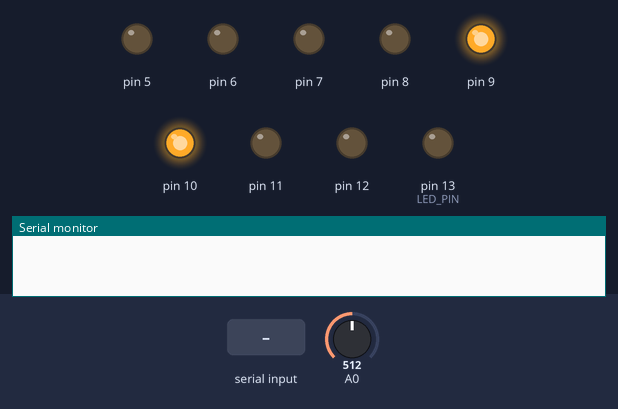
Bench run of a sketch on a simulated Arduino Uno, built with avr-gcc and run on an emulated ATmega328P. Parts: output pins drawn as LEDs (lit = HIGH), the last lines printed to the serial monitor. Inputs (shaded band) come from the test bench; at power-on: A0 = 512.

Above: at 1.2 s.
1.3 s: "U\n" received over Serial
At 2.6 s:
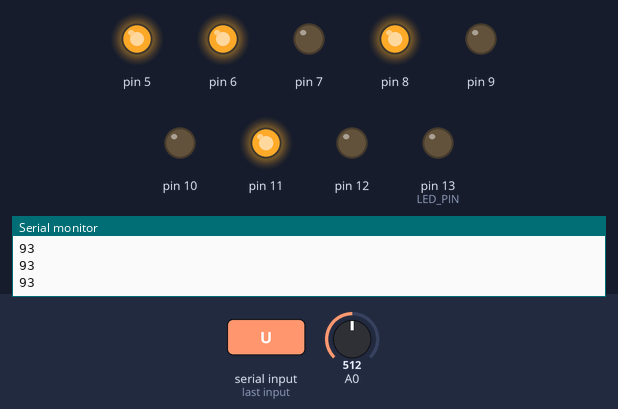
2.9 s: "MU\n" received over Serial
At 3.9 s:
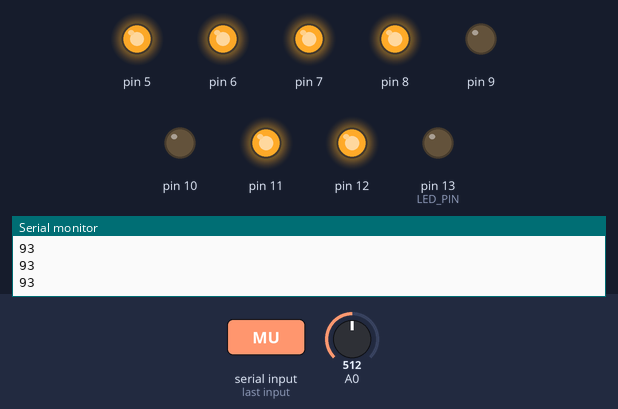
5.9 s: "MD\n" received over Serial
At 6.2 s:
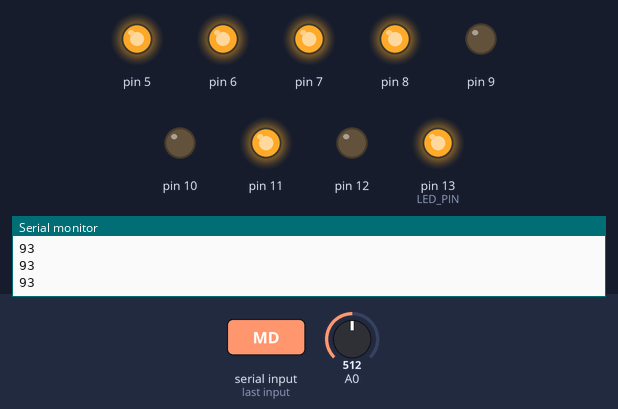
8.9 s: "D\n" received over Serial
At 9.8 s:
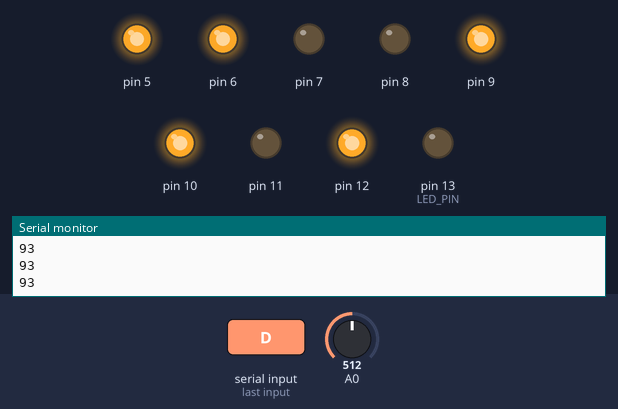
10.5 s: "S\n" received over Serial
At 11.1 s:
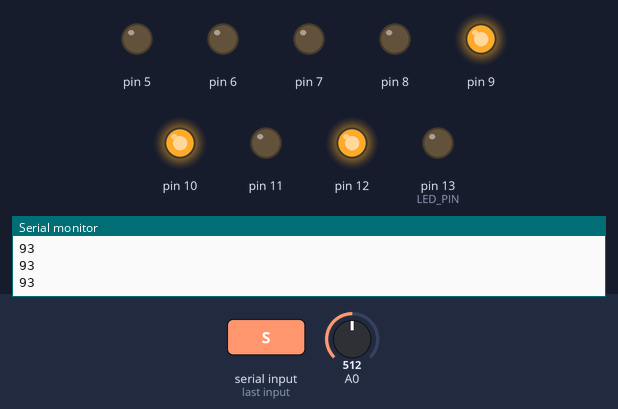
12.1 s: "MU\n" received over Serial
At 13.6 s:
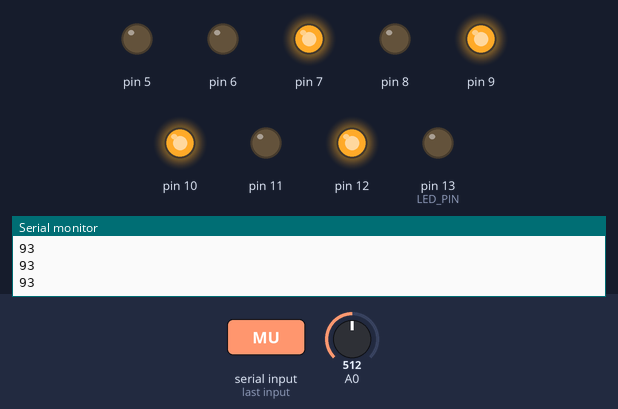
Timing chart, 0 to 16.1 s (numbered marks = the images above; inputs shaded):
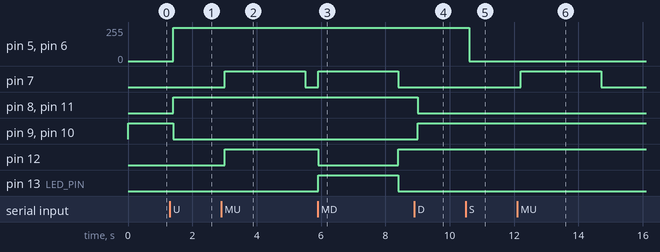

Measured:
- after the input at 1.3 s, pin 5, pin 6: 0/255 → 250/255 after 0.10 s; pin 8, pin 11: LOW → HIGH after 0.10 s; pin 9, pin 10: HIGH → LOW after 0.10 s
- after the input at 2.9 s, pin 7: LOW → HIGH after 0.11 s, → LOW 2.5 s later; pin 12: LOW → HIGH after 0.11 s
- after the input at 5.9 s, pin 7, pin 13 (LED_PIN): LOW → HIGH at once, → LOW 2.5 s later; pin 12: HIGH → LOW at once, → HIGH 2.5 s later
- after the input at 8.9 s, pin 8, pin 11: HIGH → LOW after 0.11 s; pin 9, pin 10: LOW → HIGH after 0.11 s
- after the input at 10.5 s, pin 5, pin 6: 250/255 → 0/255 after 0.11 s
- after the input at 12.1 s, pin 7: LOW → HIGH after 0.11 s, → LOW 2.5 s later

The sketch:

test.ino
```cpp
#include <Wire.h>

#define LED_PIN 13
#define PSD_ANALOG A0

int16_t ax, ay, az, psd;

char str[10] = {0};
int idx = 0;
int time = 0;
int cur = 0;
int curD;
int beD = -1;
int num;
bool ds=false;

int getValue(int value)
{
  if (value < 10) value = 10;
  return ((67870.0 / (value - 3.0)) - 40.0);
}

class Motor {
  private:
  uint8_t pin_FWD, pin_REV, pin_PWM;

  public:
  Motor(uint8_t pinFWD, uint8_t pinREV, uint8_t pinPWM){
    pin_FWD = pinFWD;
    pin_REV = pinREV;
    pin_PWM = pinPWM;
    pinMode(pin_FWD, OUTPUT);
    pinMode(pin_REV, OUTPUT);
    pinMode(pin_PWM, OUTPUT);
  }

  void checkConstruct() {
    Serial.print(pin_FWD);
    Serial.print(" ");
    Serial.print(pin_REV);
    Serial.print(" ");
    Serial.println(pin_PWM);
  }

  void setPWM(uint8_t pwm) {
    analogWrite(pin_PWM, pwm);
  }

  void setDIR(bool dir) {
    if (dir) {
      digitalWrite(pin_FWD, HIGH);
      digitalWrite(pin_REV, LOW);
    }
    else {
      digitalWrite(pin_FWD, LOW);
      digitalWrite(pin_REV, HIGH);
    }
  }

  void setMotor(int16_t ctrlPWM) {
    if (ctrlPWM < 0){
      setDIR(false);
      setPWM((uint8_t) (-ctrlPWM));
    }
    else {
      setDIR(true);
      setPWM((uint8_t)ctrlPWM);
    }
  }
};

Motor left(9, 8, 5);
Motor right(10, 11, 6);
Motor Monitor(12, 13, 7);

void setup()
{
  Wire.begin();
  Serial.begin(115200);

  /*
  Serial.println("Initialize I2C ADXL345 devices");
  accel.initialize();
  Serial.println("Testing device Connections");
  Serial.println(accel.testConnection() ? "Successful" : "Failed");
  /**/
}

void loop()
{
  /*
  accel.getAcceleration(&ax, &ay, &az);
  Serial.print(ax); Serial.print("\t");
  /**/
  int value = analogRead(A0);
  int distance;
  curD = getValue(value);
  if(beD == -1){
    beD = curD;
  }
  if(abs(curD-beD) < 3) distance = beD * 0.2 + curD * 0.8;
  beD = curD;
    if(Serial.available() == 0){
        time = millis();
    }
    if(Serial.available() > 0){
        if(millis() - time > 100){
            while(1){
                char ch = Serial.read();
                if (ch == '\n')break;
                str[idx++] = ch;
            }
            if(!strcmp(str,"U")){
                cur = 1;
            }
            if(!strcmp(str,"D")){
                cur = -1;
            }
            if(!strcmp(str,"S")){
                cur = 0;
            }
            if(!strcmp(str, "MU")){
              Monitor.setMotor(250);
              delay(2500);
              Monitor.setMotor(0);
            }
            if(!strcmp(str, "MD")){
              Monitor.setMotor(-250);
              delay(2500);
              Monitor.setMotor(0);
            }
            num = 0;
            if(str[0] == 'D' && str[1] == 'S'){
              ds = true;
              for(int i=2;i<idx;i++){
                num = num*10 + str[i]-'0';
              }
            }
        }
    }

    if(ds == true){
      if(num > distance){
        cur = 1;
      }
      else if(num < distance){
        cur = -1;
      }
      else{
        ds = false;
        cur = 0;
      }
    }

    for(int i=0;i<10;i++){
        str[i] = 0;
    }
    idx = 0;

    if(cur == 1){
      left.setMotor(-250);
      right.setMotor(-250);
      Serial.println(distance);
    }
    else if(cur == -1){
      left.setMotor(250);
      right.setMotor(250);
      Serial.println(distance);
    }
    else{
      left.setMotor(0);
      right.setMotor(0);
    }

    delay(200);
}
```

test.c
```cpp
#ifdef RaspberryPi

#include <stdio.h>
#include <stdint.h>
#include <stdlib.h>
#include <string.h>
#include <errno.h>
#include <unistd.h>

//wiring Pi
#include <wiringPi.h>
#include <wiringSerial.h>

char device[] = "/dev/ttyACM0";

int fd;
unsigned long baud = 115200;
unsigned long time = 0;

void setup()
{
	printf("%s\n", "Raspberry Startup!");
	fflush(stdout);

	if((fd = serialOpen(device, baud)) < 0){
		fprintf(stderr,"Unable to open serial device: %s\n", strerror(errno));
		exit(1);
	}

	if(wiringPiSetup() == -1){
		fprintf(stdout, "Unable to start wiringPi: %s\n", strerror(errno));
		exit(1);
	}

}

void loop()
{
	char str[10] = {0};
	int len = 0;
	scanf("%s", str);
	for(int i=0;i<10;i++){
		if(str[i] == 0){
			len = i;
			break;
		}
	}
	str[len] = '\n';
    serialPuts (fd, str);
	sleep(1);
    // you can also write data from 0-255
    // 65 is in ASCII 'A'

  // read signal
  if(serialDataAvail (fd)){
    char newChar = serialGetchar (fd);
    printf("%c", newChar);
    fflush(stdout);
  }
}

// main function for normal c++ programs on Raspberry
int main(){
  setup();
  while(1) loop();
  return 0;
}

#endif
```
